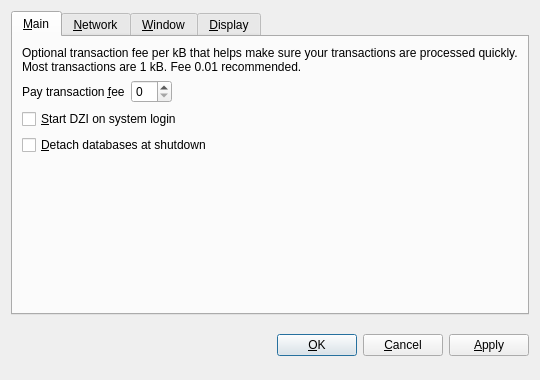
<?xml version="1.0" encoding="UTF-8"?>
<ui version="4.0">
 <class>OptionsDialog</class>
 <widget class="QDialog" name="OptionsDialog">
  <property name="geometry">
   <rect>
    <x>0</x>
    <y>0</y>
    <width>540</width>
    <height>380</height>
   </rect>
  </property>
  <property name="windowTitle">
   <string>Options</string>
  </property>
  <property name="modal">
   <bool>true</bool>
  </property>
  <layout class="QVBoxLayout" name="verticalLayout">
   <item>
    <widget class="QTabWidget" name="tabWidget">
     <property name="tabPosition">
      <enum>QTabWidget::North</enum>
     </property>
     <property name="currentIndex">
      <number>0</number>
     </property>
     <widget class="QWidget" name="tabMain">
      <attribute name="title">
       <string>&amp;Main</string>
      </attribute>
      <layout class="QVBoxLayout" name="verticalLayout_Main">
       <item>
        <widget class="QLabel" name="transactionFeeInfoLabel">
         <property name="text">
          <string>Optional transaction fee per kB that helps make sure your transactions are processed quickly. Most transactions are 1 kB. Fee 0.01 recommended.</string>
         </property>
         <property name="textFormat">
          <enum>Qt::PlainText</enum>
         </property>
         <property name="wordWrap">
          <bool>true</bool>
         </property>
        </widget>
       </item>
       <item>
        <layout class="QHBoxLayout" name="horizontalLayout_Main">
         <item>
          <widget class="QLabel" name="transactionFeeLabel">
           <property name="text">
            <string>Pay transaction &amp;fee</string>
           </property>
           <property name="textFormat">
            <enum>Qt::PlainText</enum>
           </property>
           <property name="buddy">
            <cstring>transactionFee</cstring>
           </property>
          </widget>
         </item>
         <item>
          <widget class="BitcoinAmountField" name="transactionFee"/>
         </item>
         <item>
          <spacer name="horizontalSpacer_Main">
           <property name="orientation">
            <enum>Qt::Horizontal</enum>
           </property>
           <property name="sizeHint" stdset="0">
            <size>
             <width>40</width>
             <height>20</height>
            </size>
           </property>
          </spacer>
         </item>
        </layout>
       </item>
       <item>
        <widget class="QCheckBox" name="bitcoinAtStartup">
         <property name="toolTip">
          <string>Automatically start DZI after logging in to the system.</string>
         </property>
         <property name="text">
          <string>&amp;Start DZI on system login</string>
         </property>
        </widget>
       </item>
       <item>
        <widget class="QCheckBox" name="detachDatabases">
         <property name="toolTip">
          <string>Detach block and address databases at shutdown. This means they can be moved to another data directory, but it slows down shutdown. The wallet is always detached.</string>
         </property>
         <property name="text">
          <string>&amp;Detach databases at shutdown</string>
         </property>
        </widget>
       </item>
       <item>
        <spacer name="verticalSpacer_Main">
         <property name="orientation">
          <enum>Qt::Vertical</enum>
         </property>
         <property name="sizeHint" stdset="0">
          <size>
           <width>20</width>
           <height>40</height>
          </size>
         </property>
        </spacer>
       </item>
      </layout>
     </widget>
     <widget class="QWidget" name="tabNetwork">
      <attribute name="title">
       <string>&amp;Network</string>
      </attribute>
      <layout class="QVBoxLayout" name="verticalLayout_Network">
       <item>
        <widget class="QCheckBox" name="mapPortUpnp">
         <property name="toolTip">
          <string>Automatically open the DZI client port on the router. This only works when your router supports UPnP and it is enabled.</string>
         </property>
         <property name="text">
          <string>Map port using &amp;UPnP</string>
         </property>
        </widget>
       </item>
       <item>
        <widget class="QCheckBox" name="connectSocks">
         <property name="toolTip">
          <string>Connect to the DZI network through a SOCKS proxy (e.g. when connecting through Tor).</string>
         </property>
         <property name="text">
          <string>&amp;Connect through SOCKS proxy:</string>
         </property>
        </widget>
       </item>
       <item>
        <layout class="QHBoxLayout" name="horizontalLayout_Network">
         <item>
          <widget class="QLabel" name="proxyIpLabel">
           <property name="text">
            <string>Proxy &amp;IP:</string>
           </property>
           <property name="textFormat">
            <enum>Qt::PlainText</enum>
           </property>
           <property name="buddy">
            <cstring>proxyIp</cstring>
           </property>
          </widget>
         </item>
         <item>
          <widget class="QValidatedLineEdit" name="proxyIp">
           <property name="maximumSize">
            <size>
             <width>140</width>
             <height>16777215</height>
            </size>
           </property>
           <property name="toolTip">
            <string>IP address of the proxy (e.g. 127.0.0.1)</string>
           </property>
          </widget>
         </item>
         <item>
          <widget class="QLabel" name="proxyPortLabel">
           <property name="text">
            <string>&amp;Port:</string>
           </property>
           <property name="textFormat">
            <enum>Qt::PlainText</enum>
           </property>
           <property name="buddy">
            <cstring>proxyPort</cstring>
           </property>
          </widget>
         </item>
         <item>
          <widget class="QLineEdit" name="proxyPort">
           <property name="maximumSize">
            <size>
             <width>55</width>
             <height>16777215</height>
            </size>
           </property>
           <property name="toolTip">
            <string>Port of the proxy (e.g. 9050)</string>
           </property>
          </widget>
         </item>
         <item>
          <widget class="QLabel" name="socksVersionLabel">
           <property name="text">
            <string>SOCKS &amp;Version:</string>
           </property>
           <property name="textFormat">
            <enum>Qt::PlainText</enum>
           </property>
           <property name="buddy">
            <cstring>socksVersion</cstring>
           </property>
          </widget>
         </item>
         <item>
          <widget class="QValueComboBox" name="socksVersion">
           <property name="toolTip">
            <string>SOCKS version of the proxy (e.g. 5)</string>
           </property>
          </widget>
         </item>
         <item>
          <spacer name="horizontalSpacer_Network">
           <property name="orientation">
            <enum>Qt::Horizontal</enum>
           </property>
           <property name="sizeHint" stdset="0">
            <size>
             <width>40</width>
             <height>20</height>
            </size>
           </property>
          </spacer>
         </item>
        </layout>
       </item>
       <item>
        <spacer name="verticalSpacer_Network">
         <property name="orientation">
          <enum>Qt::Vertical</enum>
         </property>
         <property name="sizeHint" stdset="0">
          <size>
           <width>20</width>
           <height>40</height>
          </size>
         </property>
        </spacer>
       </item>
      </layout>
     </widget>
     <widget class="QWidget" name="tabWindow">
      <attribute name="title">
       <string>&amp;Window</string>
      </attribute>
      <layout class="QVBoxLayout" name="verticalLayout_Window">
       <item>
        <widget class="QCheckBox" name="minimizeToTray">
         <property name="toolTip">
          <string>Show only a tray icon after minimizing the window.</string>
         </property>
         <property name="text">
          <string>&amp;Minimize to the tray instead of the taskbar</string>
         </property>
        </widget>
       </item>
       <item>
        <widget class="QCheckBox" name="minimizeOnClose">
         <property name="toolTip">
          <string>Minimize instead of exit the application when the window is closed. When this option is enabled, the application will be closed only after selecting Quit in the menu.</string>
         </property>
         <property name="text">
          <string>M&amp;inimize on close</string>
         </property>
        </widget>
       </item>
       <item>
        <spacer name="verticalSpacer_Window">
         <property name="orientation">
          <enum>Qt::Vertical</enum>
         </property>
         <property name="sizeHint" stdset="0">
          <size>
           <width>20</width>
           <height>40</height>
          </size>
         </property>
        </spacer>
       </item>
      </layout>
     </widget>
     <widget class="QWidget" name="tabDisplay">
      <attribute name="title">
       <string>&amp;Display</string>
      </attribute>
      <layout class="QVBoxLayout" name="verticalLayout_Display">
       <item>
        <layout class="QHBoxLayout" name="horizontalLayout_1_Display">
         <item>
          <widget class="QLabel" name="langLabel">
           <property name="text">
            <string>User Interface &amp;language:</string>
           </property>
           <property name="textFormat">
            <enum>Qt::PlainText</enum>
           </property>
           <property name="buddy">
            <cstring>lang</cstring>
           </property>
          </widget>
         </item>
         <item>
          <widget class="QValueComboBox" name="lang">
           <property name="toolTip">
            <string>The user interface language can be set here. This setting will take effect after restarting DZI.</string>
           </property>
          </widget>
         </item>
        </layout>
       </item>
       <item>
        <layout class="QHBoxLayout" name="horizontalLayout_2_Display">
         <item>
          <widget class="QLabel" name="unitLabel">
           <property name="text">
            <string>&amp;Unit to show amounts in:</string>
           </property>
           <property name="textFormat">
            <enum>Qt::PlainText</enum>
           </property>
           <property name="buddy">
            <cstring>unit</cstring>
           </property>
          </widget>
         </item>
         <item>
          <widget class="QValueComboBox" name="unit">
           <property name="toolTip">
            <string>Choose the default subdivision unit to show in the interface and when sending coins.</string>
           </property>
          </widget>
         </item>
        </layout>
       </item>
       <item>
        <widget class="QCheckBox" name="displayAddresses">
         <property name="toolTip">
          <string>Whether to show DZI addresses in the transaction list or not.</string>
         </property>
         <property name="text">
          <string>&amp;Display addresses in transaction list</string>
         </property>
        </widget>
       </item>
       <item>
        <widget class="QCheckBox" name="coinControlFeatures">
         <property name="toolTip">
          <string>Whether to show coin control features or not.</string>
         </property>
         <property name="text">
          <string>Display coin &amp;control features (experts only!)</string>
         </property>
        </widget>
       </item>
       <item>
        <spacer name="verticalSpacer_Display">
         <property name="orientation">
          <enum>Qt::Vertical</enum>
         </property>
         <property name="sizeHint" stdset="0">
          <size>
           <width>20</width>
           <height>40</height>
          </size>
         </property>
        </spacer>
       </item>
      </layout>
     </widget>
    </widget>
   </item>
   <item>
    <layout class="QHBoxLayout" name="horizontalLayout_Buttons">
     <item>
      <spacer name="horizontalSpacer_1">
       <property name="orientation">
        <enum>Qt::Horizontal</enum>
       </property>
       <property name="sizeHint" stdset="0">
        <size>
         <width>40</width>
         <height>48</height>
        </size>
       </property>
      </spacer>
     </item>
     <item>
      <widget class="QLabel" name="statusLabel">
       <property name="font">
        <font>
         <weight>75</weight>
         <bold>true</bold>
        </font>
       </property>
       <property name="text">
        <string/>
       </property>
       <property name="textFormat">
        <enum>Qt::PlainText</enum>
       </property>
       <property name="wordWrap">
        <bool>true</bool>
       </property>
      </widget>
     </item>
     <item>
      <spacer name="horizontalSpacer_2">
       <property name="orientation">
        <enum>Qt::Horizontal</enum>
       </property>
       <property name="sizeHint" stdset="0">
        <size>
         <width>40</width>
         <height>48</height>
        </size>
       </property>
      </spacer>
     </item>
     <item>
      <widget class="QPushButton" name="okButton">
       <property name="text">
        <string>&amp;OK</string>
       </property>
      </widget>
     </item>
     <item>
      <widget class="QPushButton" name="cancelButton">
       <property name="text">
        <string>&amp;Cancel</string>
       </property>
       <property name="autoDefault">
        <bool>false</bool>
       </property>
      </widget>
     </item>
     <item>
      <widget class="QPushButton" name="applyButton">
       <property name="text">
        <string>&amp;Apply</string>
       </property>
       <property name="autoDefault">
        <bool>false</bool>
       </property>
      </widget>
     </item>
    </layout>
   </item>
  </layout>
 </widget>
 <customwidgets>
  <customwidget>
   <class>BitcoinAmountField</class>
   <extends>QSpinBox</extends>
   <header>bitcoinamountfield.h</header>
  </customwidget>
  <customwidget>
   <class>QValueComboBox</class>
   <extends>QComboBox</extends>
   <header>qvaluecombobox.h</header>
  </customwidget>
  <customwidget>
   <class>QValidatedLineEdit</class>
   <extends>QLineEdit</extends>
   <header>qvalidatedlineedit.h</header>
  </customwidget>
 </customwidgets>
 <resources/>
 <connections/>
</ui>
